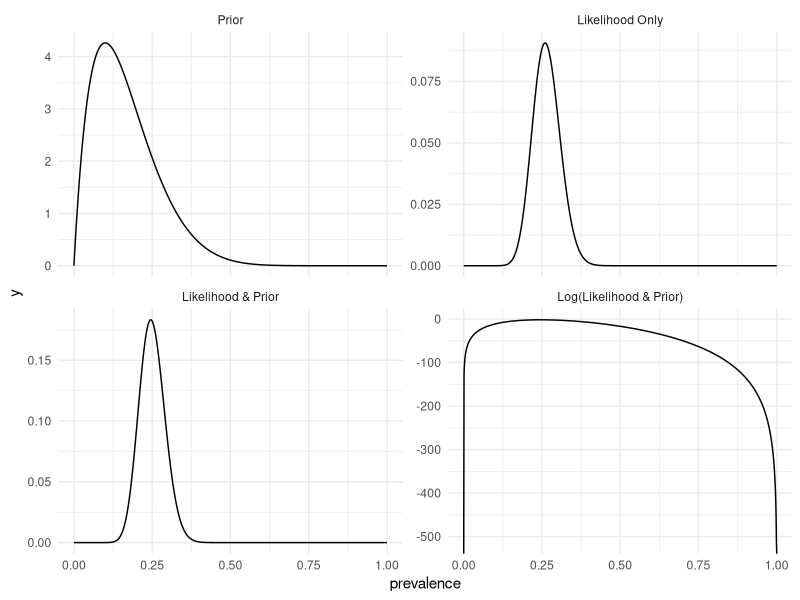
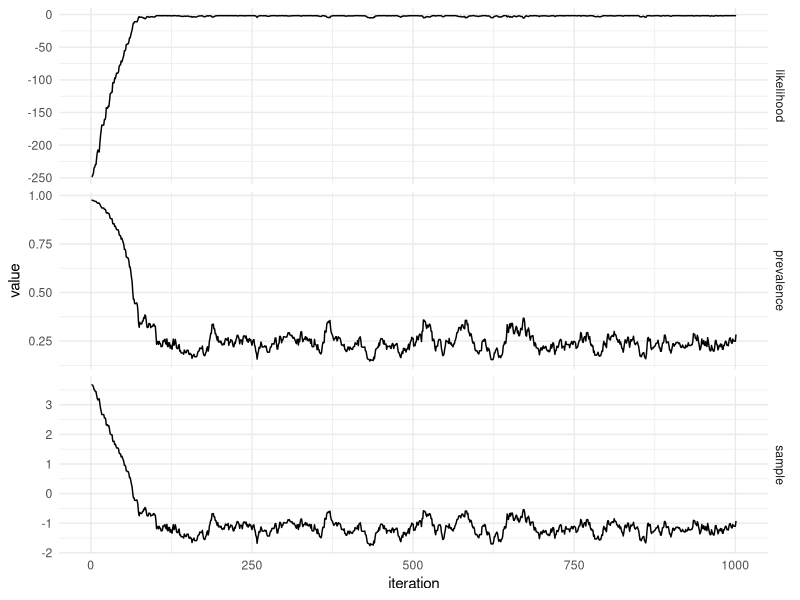

Reproduce these figures in R, in order.
#' Introduction to Inference: Understanding MCMC with Binomial Data
#' [MMED](https://www.ici3d.org/MMED)
#' Steve Bellan 2012, 2015
#' Carl Pearson 2025, 2026
#' Claire Perrin Smith 2026
#'
#' By the end of this tutorial you should be able to:
#'  * Write a likelihood function for binomially distributed data
#'  * Explain the Metropolis-Hasting algorithm
#'  * Explain how proposal distribution affects MCMC convergence
#'  * Assess MCMC convergence with the Gelman-Rubin diagnostic
#'    and trace plots

#' Revisit the notion of population true value => distribution of plausible samples
#'  - have them generate the plot, using a functional form they'll use again later?
#'  - have them add a particular observation

library(ggplot2)
library(dplyr)
library(tidyr)

#' Part 1: Sample Data
#' Imagine there is a population of individuals with a 30% prevalence of some
#' disease. If you were to draw a 100 person sample, you could estimate the
#' population prevlance from that sample. You may recall using other techniques
#' to make that estimate in this workshop or other courses; here, we are going
#' to use the Bayesian perspective with MCMC to estimate the posterior
#' probability distribution of the prevalence from this "data" and a prior
#' distribution (informative or uninformative) for the prevalence.

true_prevalence <- .3
sample_size <- 100
sample_positive <- rbinom(1, sample_size, true_prevalence)
sample_prevalence <- sample_positive / sample_size

#' @carl have them make the dbinom link
#' and then insert into our figure code

#' @carl have them convert that code into a likelihood function
#' and feed that into a plot we provide

#' @carl have them write a prior "function" to feed to prior + likelihood = posterior plot
#' 

#' @carl build up MCMC answer:
#'  - implement a proposal distribution + acceptance rejection logic
#'  - insert that into a loop structure that we provide, FROM A STARTING POINT WE PROVIDE
#'  - that loop structure should do a pass, draw a plot, prompt for do 1 step more
#'  - also provide a run-until-option
#'  - MVP++: also provide a save animation option

#' prompt with "what if we started at a different (bad) place?" (repeat previous, but from
#' different BAD starting point that we provide)

#' have them run the chain sampling code that we provide - have them provide
#' that method all of their previous inputs, plus the good and bad starting points,
#' and some points of their choice
#' should be another step-step-etc-continue loop, but plot is chains and posteriors
#' needs to show R hat calculation as well
 

#' have them implement the three different proposals, drop them into the chain sampling code
#' and see the final results

######## EVERYTHING BELOW IS OLD - POTENTIALLY USEFUL FOR ABOVE, BUT NO LONGER NECESSARILY IN CODE


#' @question How do the true_ and sample_prevalence compare? What could
#' you change to make them more likely to be close for any given draw?

#' Part 2: Prior Estimate
#' Now we need to specify our prior probability distribution. This corresponds
#' our belief *before* we conducted the study regarding prevalence in the
#' population. For example, there might be a *global* estimate of the prevalence
#' or a previous local study some time ago. Or if this disease has a high
#' mortality rate, we might have a reasonable guess about how many people
#' experience it. However, we might also have little to no information, and thus
#' choose an _uninformative_ prior, meaning we assume as wide a range of values
#' as plausible.
#' 
#' Our parameter of interest is prevalence, which is bounded between 0 and 1.
#' The `beta` distribution matches these bounds and is thus commonly used for
#' the probability distribution for parameters that are themselves
#' probabilities. We will use it in this example.
#' 
#' One reminder: for numerical stability issues, we generally prefer to use the
#' `log` scale when working with likelihood calculations.

# ignore these for now - come back and change them later to change your
# prior
default_shape1 <- 2
default_shape2 <- 10

#' @param prevalence a probability vector; the estimate(s) we wish to evaluate
#' @param shape1 a positive numeric; see [stats::dbeta()]
#' @param shape2 a positive numeric; see [stats::dbeta()]
#' 
#' @details
#' `shape1` and `shape2` are related to the mean and variation of the prior by
#' $$
#' mean = shape1 / (shape1 + shape2)
#' variation = shape1 * shape2 / ((shape1 + shape2)^2 * (shape1 + shape2 + 1))
#' $$
#' 
beta_prior <- function(
	prevalence,
	shape1 = default_shape1, ## for 30%, should adjust shape1 and shape2 to get some estimate
	shape2 = default_shape2  ## of the mean other than 50% and some tighter confidence
) {
	return(dbeta(prevalence, shape1 = shape1, shape2 = shape2, log = TRUE))
}

#' @param prevalence a probability vector; the estimate(s) we wish to evaluate
#' @param data a list-like structure with `observed` and `size` elements; by
#'        default, set to our sample from earlier
#' 
#' @details
#' Recall: the likelihood of a particular prevalence is the probability of the
#' observed outcome out of a particular size sample, if that prevalence were
#' true.
likelihood <- function(
		prevalence,
    data = list(size = sample_size, observed = sample_positive)
) {
  return(with(
  	data, dbinom(observed, size = size, prob = prevalence, log = TRUE)
  ))
}

#' We generally need both the prior and the likelihood, so let's define
#' their sum for convenience.
#' 
#' n.b. we use the combined parameters of [likelihood()] and [beta_prior()]
likelihood_and_prior <- function(
	prevalence,
	shape1 = default_shape1, shape2 = default_shape2,
	data = list(size = sample_size, observed = sample_positive)
) {
	return(beta_prior(prevalence, shape1, shape2) + likelihood(prevalence, data))
}

#' @question What did you change shape1 and shape2 to? Why?

#' Part 3:
#' Let's examine some plots for our prior and likelihood functions. In the plots
#' below, we are transforming most of our functions results from the `log` scale
#' with the `|> exp()`
#' 
#' To do so, we'll make a data structure containing all the views we want to see
#' and then plot them.
views <- factor(
	c(
		"Prior", "Likelihood Only", "Likelihood & Prior", "Log(Likelihood & Prior)"
	),
	levels = c(
		"Prior", "Likelihood Only", "Likelihood & Prior", "Log(Likelihood & Prior)"
	),
	ordered = TRUE
)

plot_df <- expand.grid(prevalence = seq(0, 1, by = 0.001), view = views) |>
	mutate(y = case_when(
		view == views[1] ~ exp(beta_prior(prevalence)),
		view == views[2] ~ exp(likelihood(prevalence)),
		view == views[3] ~ exp(likelihood_and_prior(prevalence)),
		view == views[4] ~ likelihood_and_prior(prevalence)
	))

ggplot(plot_df) +
	aes(prevalence, y) +
	geom_line() +
	facet_wrap(~ view, scales = "free_y", nrow = 2) +
	theme_minimal()

#' Part 4: Run Metropolis-Hastings Markov Chain Monte Carlo (MCMC)
#' For the beta-prior, binomial-likelihood, single data point case, one can
#' directly write down the posterior distribution. But real problems are rarely
#' as simple. This exercise demonstrates how to use MCMC techniques on a simple
#' problem so you can see how they work, but they can also solve more
#' complicated problems as you will see in other exercises.

# qlogis and plogis are logit and inverse logit functions, respectively

iterations <- 1000 # how many steps in the chain?
chain <- array(dim = c(iterations + 1, 3)) # pre allocate storage space accordingly
proposer <- function(previous, sd = 0.1) rnorm(1, previous, sd) # proposer for next iteration
logit_initial_prevalence <- runif(1, qlogis(0.01), qlogis(.99))
initial_prevalence <- plogis(logit_initial_prevalence)

chain[1, ] <- c(
	logit_initial_prevalence, initial_prevalence, likelihood_and_prior(initial_prevalence)
)

for (step in seq_len(iterations)) {
	proposal <- proposer(chain[step, 1])
	prop_prev <- plogis(proposal)
	ll_proposal <- likelihood_and_prior(prop_prev)
	metro_hasting_ratio <- exp(ll_proposal - chain[step, 3])
	if (runif(1) < metro_hasting_ratio) { # accept proposal
		chain[step + 1, ] <- c(proposal, prop_prev, ll_proposal)
	} else { # reject proposal
		chain[step + 1, ] <- chain[step, ]
	}
}

chain_df <- as.data.frame(chain) |>
	setNames(c("sample", "prevalence", "likelihood")) |>
	within({ iteration <- seq_along(sample) }) |>
	pivot_longer(cols = -c(iteration))

ggplot(chain_df) + aes(iteration, value) +
	geom_line() +
	facet_grid(name ~ ., scales = "free_y") +
	theme_minimal()

#' Part 5: Questions!
#' @question What is the Gelman-Rubin diagnostic?
#' @hint you might need to look it up!
#' 
#' @question If you wanted to look at the G-R diagnostic, what steps would take?
#' 
#' @question Bonus: if you have time, start taking those steps, by:
#'  - generating multiple independent chains
#'  - plotting those chain trajectories
#'  - plotting the corresponding posterior distributions
#'  - calculating the Gelman-Rubin diagnostic
